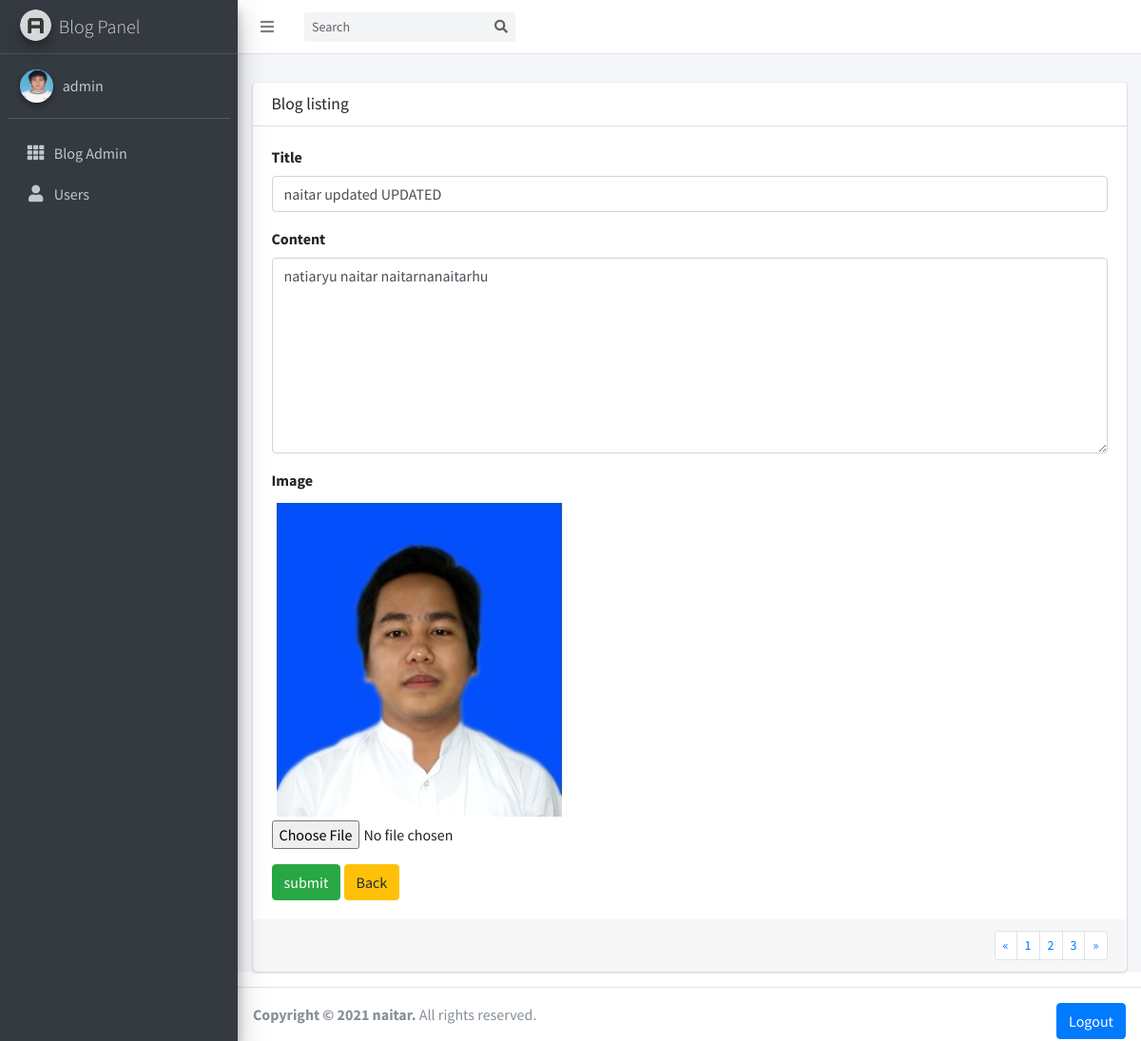
Screenshot of /admin/edit.php?id=3 (signed in) with the database file from the repository.
### tables this page shows
CREATE TABLE `posts` (
  `id` int(11) NOT NULL,
  `title` text NOT NULL,
  `content` longtext NOT NULL,
  `image` text NOT NULL,
  `created_at` timestamp NOT NULL DEFAULT current_timestamp(),
  `updated_at` timestamp NOT NULL DEFAULT current_timestamp(),
  `author_id` int(11) NOT NULL
);

### admin/edit.php (the view, shortened to what this page needs)
<?php
require '../Config/config.php';
?>
<?php include('header.php'); ?>
<?php
$id = $_GET['id'];
$stmt = $pdo->prepare("select * from posts where id=$id");
$stmt->execute();
$result = $stmt->fetch(PDO::FETCH_ASSOC);
?>
<div class="content">
    <div class="container-fluid">
        <div class="card">
            <div class="card-header">
                <h3 class="card-title">Blog listing</h3>
            </div>
            <div class="card-body">
                <form action="edit.php" method="POST" enctype="multipart/form-data">
                    <div class="form-group">
                        <label for="title" name="title"> Title</label>
                        <input type="text" class="form-control" name="title" value="<?php echo $result['title'] ?>" >
                    </div>
                    <div class="form-group">
                        <label for="content" name="content"> Content</label><br>
                        <textarea class="form-control" name="content" id="" cols="80" rows="8" require><?php echo $result['content'] ?> </textarea>
                    </div>
                    <div class="form-group">
                        <label for="image" name="image"> Image</label><br>
                        <img src="images/<?php echo $result['image']; ?>" alt=""><br>
                        <input type="file" name="image" >
                    </div>
                    <div class="form-goup">
                        <input type="submit" value="submit" class="btn btn-success">
                        <a href="index.php" class="btn btn-warning"> Back </a>
                    </div>
                </form>
            </div>
            <div class="card-footer clearfix">
                <ul class="pagination pagination-sm m-0 float-right">
                    <li class="page-item"><a class="page-link" href="#">&laquo;</a></li>
                    <li class="page-item"><a class="page-link" href="#">1</a></li>
                    <li class="page-item"><a class="page-link" href="#">2</a></li>
                    <li class="page-item"><a class="page-link" href="#">3</a></li>
                    <li class="page-item"><a class="page-link" href="#">&raquo;</a></li>
                </ul>
            </div>
        </div>
    </div>
</div>
</div>

### rows the page displays
posts: title "naitar updated UPDATED", content "natiaryu naitar naitarnanaitarhu", image (picture)

### other values shown
$_SESSION['name'] "admin"
